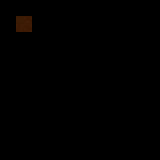

The image is a tile-based game level rendered from a .tmx file. Its description and source (layers, tilesets, objects; grid data summarised) follow:
An orthogonal 10x10 tile map with 16x16 px tiles, 7 tile layers (output9_Background, output8_Background, output7_Background, output6_Background, ...), 8 hidden layers not drawn.

<map version="1.0" orientation="orthogonal" width="10" height="10" tilewidth="16" tileheight="16">
 <tileset firstgid="1" name="tileset" tilewidth="16" tileheight="16">
  <image source="tileset.png" width="512" height="512" />
 </tileset>
 <layer name="regions" width="10" height="10" visible="0">
  <data>[100 cells, 1 non-empty, 1 distinct tile ids]</data>
 </layer>
 <layer name="input_Background" width="10" height="10" visible="0">
  <data>[100 cells, 1 non-empty, 1 distinct tile ids]</data>
 </layer>
 <layer name="input_Background" width="10" height="10" visible="0">
  <data>[100 cells, 1 non-empty, 1 distinct tile ids]</data>
 </layer>
 <layer name="input_Background" width="10" height="10" visible="0">
  <data>[100 cells, 1 non-empty, 1 distinct tile ids]</data>
 </layer>
 <layer name="input_Background" width="10" height="10" visible="0">
  <data>[100 cells, 1 non-empty, 1 distinct tile ids]</data>
 </layer>
 <layer name="output9_Background" width="10" height="10">
  <data>[100 cells, 1 non-empty, 1 distinct tile ids]</data>
 </layer>
 <layer name="output8_Background" width="10" height="10">
  <data>[100 cells, 1 non-empty, 1 distinct tile ids]</data>
 </layer>
 <layer name="output7_Background" width="10" height="10">
  <data>[100 cells, 1 non-empty, 1 distinct tile ids]</data>
 </layer>
 <layer name="output6_Background" width="10" height="10">
  <data>[100 cells, 1 non-empty, 1 distinct tile ids]</data>
 </layer>
 <layer name="output5_Background" width="10" height="10">
  <data>[100 cells, 1 non-empty, 1 distinct tile ids]</data>
 </layer>
 <layer name="output4_Background" width="10" height="10">
  <data>[100 cells, 1 non-empty, 1 distinct tile ids]</data>
 </layer>
 <layer name="output0_Background" width="10" height="10">
  <data>[100 cells, 1 non-empty, 1 distinct tile ids]</data>
 </layer>
 <layer name="output1_Background" width="10" height="10" visible="0">
  <data>[100 cells, 1 non-empty, 1 distinct tile ids]</data>
 </layer>
 <layer name="output2_Background" width="10" height="10" visible="0">
  <data>[100 cells, 1 non-empty, 1 distinct tile ids]</data>
 </layer>
 <layer name="output3_Background" width="10" height="10" visible="0">
  <data>[100 cells, 1 non-empty, 1 distinct tile ids]</data>
 </layer>
</map>
